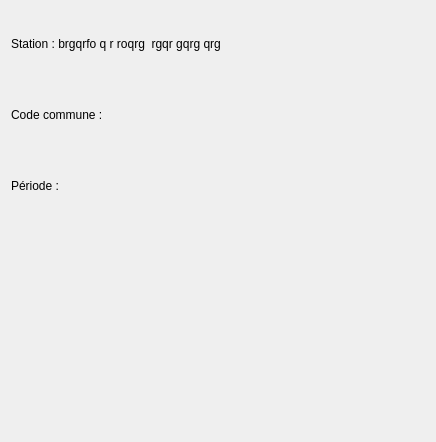
<?xml version="1.0" encoding="UTF-8"?>
<ui version="4.0">
 <class>Vigicruesmosaicwidget</class>
 <widget class="QWidget" name="Vigicruesmosaicwidget">
  <property name="geometry">
   <rect>
    <x>0</x>
    <y>0</y>
    <width>436</width>
    <height>442</height>
   </rect>
  </property>
  <property name="minimumSize">
   <size>
    <width>200</width>
    <height>200</height>
   </size>
  </property>
  <property name="windowTitle">
   <string>Form</string>
  </property>
  <layout class="QVBoxLayout" name="verticalLayout_3">
   <item>
    <layout class="QVBoxLayout" name="verticalLayout_2">
     <item>
      <layout class="QVBoxLayout" name="verticalLayout">
       <item>
        <widget class="QLabel" name="label">
         <property name="enabled">
          <bool>true</bool>
         </property>
         <property name="text">
          <string>Station : brgqrfo q r roqrg  rgqr gqrg qrg </string>
         </property>
        </widget>
       </item>
       <item>
        <widget class="QLabel" name="label_2">
         <property name="text">
          <string>Code commune :</string>
         </property>
        </widget>
       </item>
       <item>
        <widget class="QLabel" name="label_3">
         <property name="text">
          <string>Période :</string>
         </property>
        </widget>
       </item>
      </layout>
     </item>
     <item>
      <widget class="LineChartWidget" name="graphique" native="true"/>
     </item>
    </layout>
   </item>
  </layout>
 </widget>
 <customwidgets>
  <customwidget>
   <class>LineChartWidget</class>
   <extends>QWidget</extends>
   <header>linechartwidget.h</header>
   <container>1</container>
  </customwidget>
 </customwidgets>
 <resources/>
 <connections/>
</ui>
